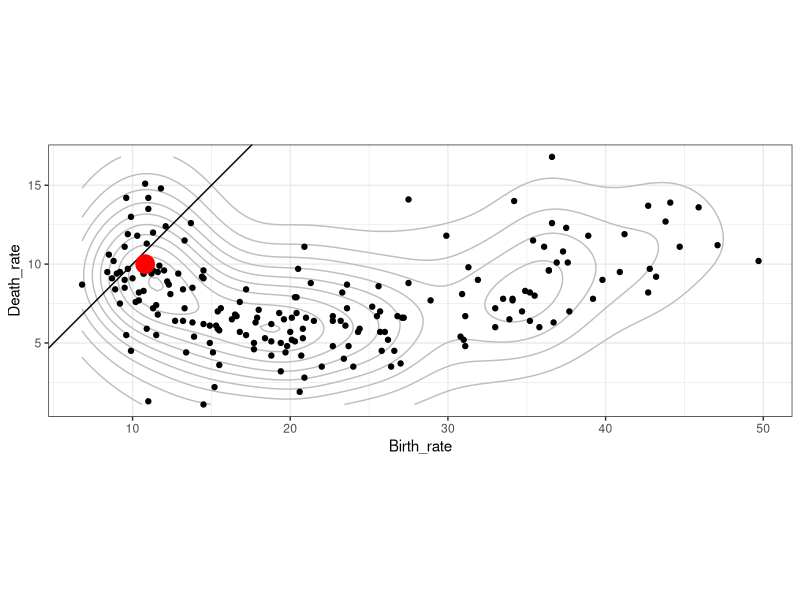
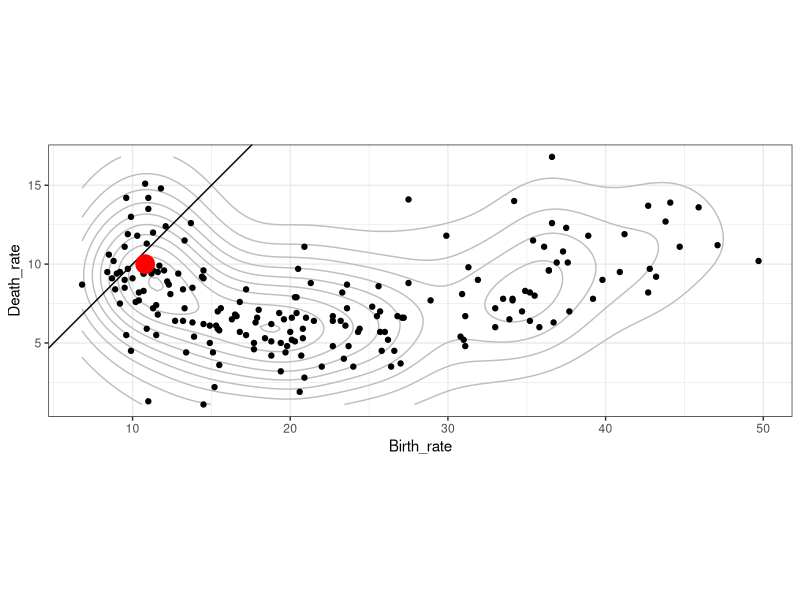
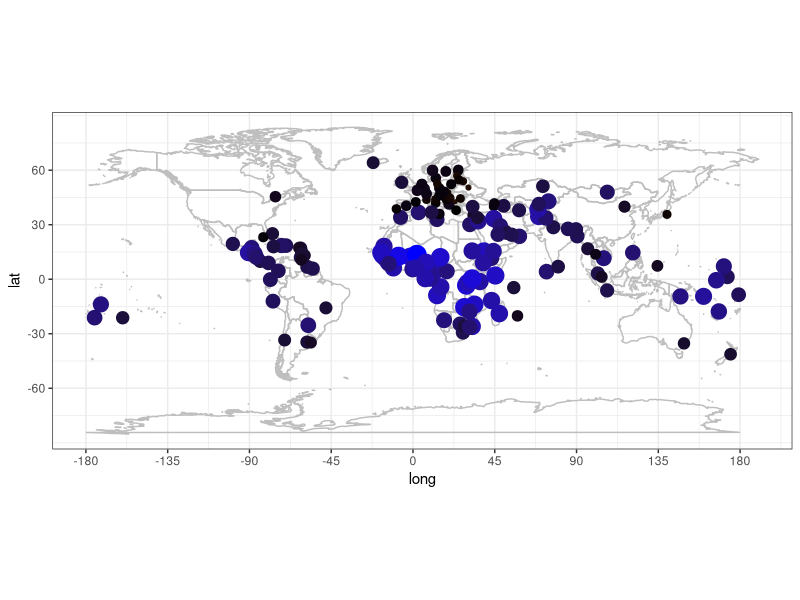

These figures' R source, in order: (Note: this script raises an error after producing the figures.)
# dane z WHO
# http://apps.who.int/gho/data/view.main.CBDR2040

library(openxlsx)

rates <- read.xlsx("data.xlsx",1)[-1,]
rates[,2] <- as.numeric(as.character(rates[,2]))
rates[,3] <- as.numeric(as.character(rates[,3]))

colnames(rates) <- c("country","Birth_rate","Death_rate")

library(ggplot2)
library(MASS)

pl <- ggplot(rates, aes(x=Birth_rate, y=Death_rate)) +
  geom_density2d(h=c(10,10), color="grey") +
  geom_point() + coord_fixed() +
  geom_abline(xintercept=0,slope=1) + 
  geom_point(data=rates[136,], color="red", size=6) + 
  theme_bw() 

pl

ggsave(plot = pl, filename="rates.png", width = 15, height = 10)


#
# drugi wykres ze współrzędnymi
#

library(maps) 
library(dplyr) 
data(world.cities)
capitals <- world.cities %>%
  filter(capital == 1)

setdiff(capitals$country.etc,rates[,1])
setdiff(rates[,1],capitals$country.etc)

ratesGeo <- merge(capitals, rates, by.x = "country.etc", by.y = "country")

#
# mapy
#

# World map, using geom_path instead of geom_polygon
world <- map_data("world")
worldmap <- ggplot(data=world, aes(x=long, y=lat, group=group)) +
  geom_path(color="grey") +
  scale_y_continuous(breaks=(-2:2) * 30) +
  scale_x_continuous(breaks=(-4:4) * 45) +
  coord_fixed() + theme_bw() + 
  geom_point(data=ratesGeo, aes(x=long, y=lat, group=country.etc,
                           size=Birth_rate-Death_rate,
                           color=Birth_rate-Death_rate)) +
  scale_color_gradient2(low="red", mid="black", high = "blue")+
  theme(legend.position="none")

ggsave(plot = worldmap, filename="rates_map.png", width = 15, height = 10)

worldmapG <- worldmap + coord_map("gilbert",orientation=c(90,0,0))

ggsave(plot = worldmapG, filename="rates_mapG.png", width = 15, height = 10)


worldmap <- ggplot(data=world, aes(x=long, y=lat, group=group)) +
  geom_polygon(color="white", fill="grey") +
  scale_y_continuous(breaks=(-2:2) * 30, limits=c(-60,85)) +
  scale_x_continuous(breaks=(-4:4) * 45) +
  coord_fixed() + theme_bw() + 
  geom_point(data=ratesGeo, aes(x=long, y=lat, group=country.etc,
                                size=Birth_rate-Death_rate,
                                color=Birth_rate-Death_rate)) +
  scale_color_gradient2(low="red", mid="black", high = "blue")+
  theme(legend.position="none")
worldmapG <- worldmap + coord_map("gilbert",orientation=c(90,0,0))
worldmapG

ggsave(plot = worldmap, filename="rates_map2.png", width = 15, height = 10)
ggsave(plot = worldmapG, filename="rates_mapG2.png", width = 15, height = 10)
